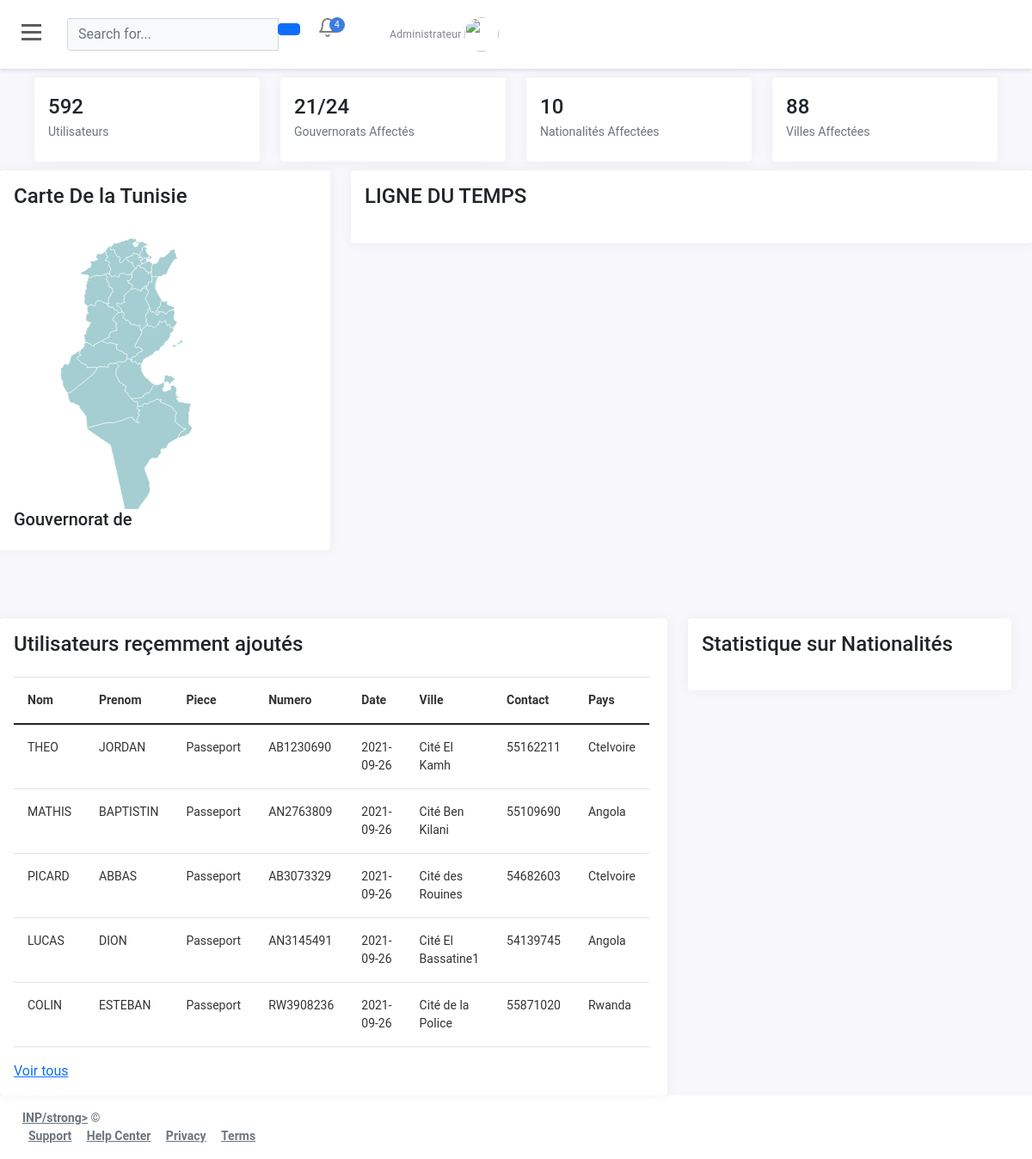
The page /admin/index.php (signed in) on the database its author committed.
### tables this page shows
CREATE TABLE `utilisateurs` (
  `id` int(11) NOT NULL,
  `nom` varchar(200) NOT NULL,
  `prenom` varchar(150) NOT NULL,
  `piece` varchar(100) NOT NULL,
  `numero` varchar(150) NOT NULL,
  `date_emission` date NOT NULL,
  `gouvernorat` varchar(200) NOT NULL,
  `ville` varchar(200) NOT NULL,
  `contact` int(11) NOT NULL,
  `espace_client` int(11) NOT NULL,
  `password` varchar(150) NOT NULL,
  `pays` varchar(100) NOT NULL
);

### includes/database.php (the view, shortened to what this page needs)
<?php
function get_all_users($connect,$suite){
    $query=$connect->prepare("SELECT * FROM utilisateurs $suite");
    $query->execute();
    $my_fetch=$query->fetchAll();
    $output='
    <div class="col-md-9">
            <table class="table">
                <thead>
                    <tr>
                    <th scope="col">Nom</th>
                    <th scope="col">Prenom</th>
                    <th scope="col">Piece</th>
                    <th scope="col">Numero</th>
                    <th scope="col">Date</th>
                    <th scope="col">Ville</th>
                    <th scope="col">Contact</th>
                    <th scope="col">Pays</th>
                    </tr>
                </thead>
                <tbody>
                    ';
                    foreach($my_fetch as $row){
                        $output.='
                        <tr>
                        <td>'.$row["nom"].'</th>
                        <td>'.$row["prenom"].'</td>
                        <td>'.$row["piece"].'</td>
                        <td>'.$row["numero"].'</td>
                        <td>'.$row["date_emission"].'</td>
                        <td>'.$row["ville"].'</td>
                        <td>'.$row["contact"].'</td>
                        <td>'.$row["pays"].'</td>
                        </tr>';
                        }
            $output.='
                </tbody>
            </table>
    </div>';
    return $output;
}
?>

### public/director/css/style.css (style rules this page uses)
body { position: relative; overflow-x:hidden; background: #f7f7fc; font-family: 'Roboto', sans-serif; }
body, html { height: 100%; }
.table td, .table th { padding: 1rem; font-size:14px; color:#333; vertical-align: top; border-top: 1px solid #dee2e6; }

### rows shown on the page
utilisateurs: nom "THEO", prenom "JORDAN", piece "Passeport", numero "AB1230690", date_emission "2021-09-26", ville "Cité El Kamh", contact "55162211", pays "CteIvoire"
utilisateurs: nom "MATHIS", prenom "BAPTISTIN", piece "Passeport", numero "AN2763809", date_emission "2021-09-26", ville "Cité Ben Kilani", contact "55109690", pays "Angola"
utilisateurs: nom "PICARD", prenom "ABBAS", piece "Passeport", numero "AB3073329", date_emission "2021-09-26", ville "Cité des Rouines", contact "54682603", pays "CteIvoire"
utilisateurs: nom "LUCAS", prenom "DION", piece "Passeport", numero "AN3145491", date_emission "2021-09-26", ville "Cité El Bassatine1", contact "54139745", pays "Angola"
utilisateurs: nom "COLIN", prenom "ESTEBAN", piece "Passeport", numero "RW3908236", date_emission "2021-09-26", ville "Cité de la Police", contact "55871020", pays "Rwanda"

### other values the page prints
get_total_records($connect,'utilisateurs',) "592"
get_gouv_stat($connect,'utilisateurs','gouvernorat') "21"
get_gouv_stat($connect,'utilisateurs','pays') "10"
get_gouv_stat($connect,'utilisateurs','ville') "88"
